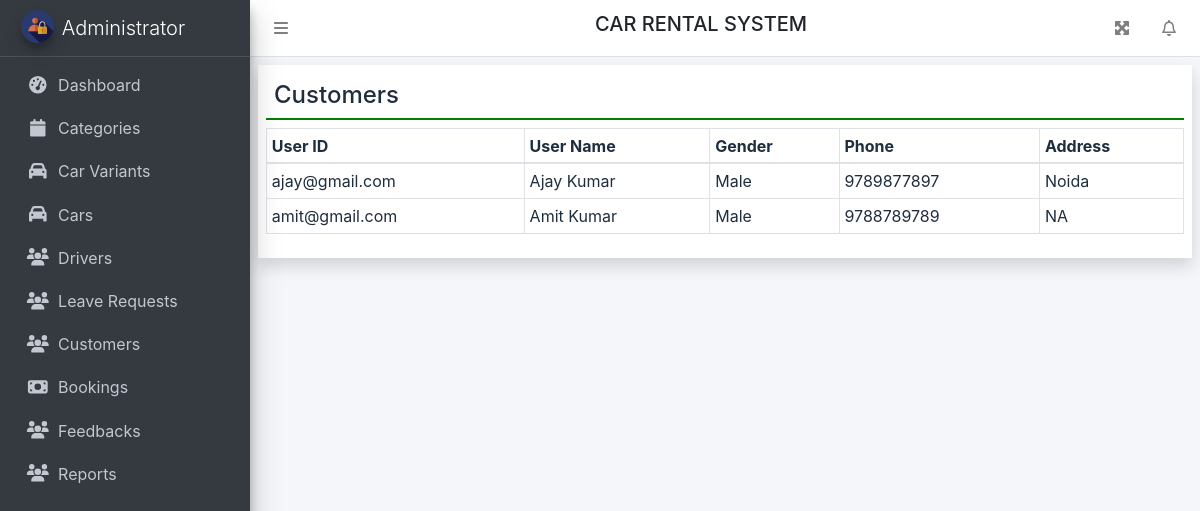
/carrental/users.php, run on the app's committed database.
### tables this page shows
CREATE TABLE `customers` (
  `userid` varchar(40) NOT NULL,
  `uname` varchar(50) NOT NULL,
  `phone` varchar(10) DEFAULT NULL,
  `gender` varchar(12) DEFAULT NULL,
  `address` varchar(40) DEFAULT NULL,
  `createdon` datetime NOT NULL DEFAULT CURRENT_TIMESTAMP
);

### carrental/dbfun.php (called while the page is built, shortened)
<?php
function connect() {
    $link = mysqli_connect(HOST, USER, PASSWORD, DBNAME) or die("Error " . mysqli_connect_error());
    return $link;
}
function allrecords($table) {
    $link = connect();
    $result = mysqli_query($link, "SELECT * FROM $table") or die("Error " . mysqli_error($link));
    $rows = [];
    while ($row = mysqli_fetch_assoc($result)) {
        $rows[] = $row;
    }
    return $rows;
}

### carrental/users.php (the view, shortened to what this page needs)
<?php include_once 'aheader.php'; ?>
<h4 class="p-2" style="border-bottom: 2px solid green;">Customers</h4>
<table class="table table-bordered table-sm">
    <thead>
        <tr>
            <th>User ID</th>
            <th>User Name</th>
            <th>Gender</th>
            <th>Phone</th>
            <th>Address</th>
        </tr>
    </thead>
    <tbody>
        <?php
        foreach(allrecords("customers") as $c) { ?>
        <tr>
            <td><?= $c["userid"] ?></td>
            <td><?= $c["uname"]?></td>
            <td><?= $c["gender"]?></td>
            <td><?= $c["phone"]?></td>
            <td><?= $c["address"]?></td>
        </tr>
        <?php
        }?>
    </tbody>
</table>
<?php include_once 'afooter.php'; ?>

### data on the page
customers: userid "ajay@gmail.com", uname "Ajay Kumar", gender "Male", phone "9789877897", address "Noida"
customers: userid "amit@gmail.com", uname "Amit Kumar", gender "Male", phone "9788789789", address "NA"
